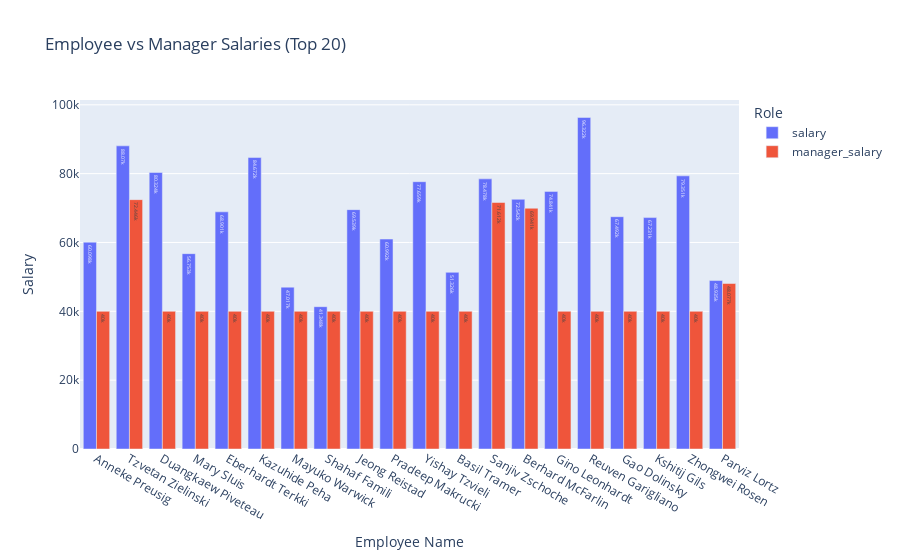

Write notebook code for a chart like this one.
### Code cell
# Create bar chart
fig = px.bar(
    df3,
    x='employee_name',  # Employee names as x-axis
    y=['salary', 'manager_salary'],  # Salaries as bars
    barmode='group',  # Grouped bars for comparison
    title='Employee vs Manager Salaries (Top 20)',
    labels={'value': 'Salary', 'variable': 'Role', 'employee_name': 'Employee Name'},
    text_auto=True
)

# Customize layout
fig.update_layout(
    xaxis_title='Employee Name',
    yaxis_title='Salary',
    legend_title='Role',
    height=600,  # Increase height for better readability
)

# Show the interactive plot
fig.show()

### Figure 1 — Plotly figure (JSON) as saved in the notebook; plotly's stock layout.template omitted (floating-point values rounded to 4 significant figures)
{"data": [{"alignmentgroup": "True", "hovertemplate": "Role=salary<br>Employee Name=%{x}<br>Salary=%{y}<extra></extra>", "legendgroup": "salary", "marker": {"color": "#636efa", "pattern": {"shape": ""}}, "name": "salary", "offsetgroup": "salary", "orientation": "v", "showlegend": true, "textposition": "auto", "texttemplate": "%{y}", "type": "bar", "visible": true, "x": ["Anneke Preusig", "Tzvetan Zielinski", "Duangkaew Piveteau", "Mary Sluis", "Eberhardt Terkki", "Kazuhide Peha", "Mayuko Warwick", "Shahaf Famili", "Jeong Reistad", "Pradeep Makrucki", "Yishay Tzvieli", "Basil Tramer", "Sanjiv Zschoche", "Berhard McFarlin", "Gino Leonhardt", "Reuven Garigliano", "Gao Dolinsky", "Kshitij Gils", "Zhongwei Rosen", "Parviz Lortz"], "xaxis": "x", "y": [60098, 88070, 80324, 56753, 68901, 84672, 47017, 41348, 69539, 60992, 77659, 51326, 78478, 72542, 74841, 96322, 67492, 67231, 79351, 48935], "yaxis": "y"}, {"alignmentgroup": "True", "hovertemplate": "Role=manager_salary<br>Employee Name=%{x}<br>Salary=%{y}<extra></extra>", "legendgroup": "manager_salary", "marker": {"color": "#EF553B", "pattern": {"shape": ""}}, "name": "manager_salary", "offsetgroup": "manager_salary", "orientation": "v", "showlegend": true, "textposition": "auto", "texttemplate": "%{y}", "type": "bar", "visible": true, "x": ["Anneke Preusig", "Tzvetan Zielinski", "Duangkaew Piveteau", "Mary Sluis", "Eberhardt Terkki", "Kazuhide Peha", "Mayuko Warwick", "Shahaf Famili", "Jeong Reistad", "Pradeep Makrucki", "Yishay Tzvieli", "Basil Tramer", "Sanjiv Zschoche", "Berhard McFarlin", "Gino Leonhardt", "Reuven Garigliano", "Gao Dolinsky", "Kshitij Gils", "Zhongwei Rosen", "Parviz Lortz"], "xaxis": "x", "y": [40000, 72446, 40000, 40000, 40000, 40000, 40000, 40000, 40000, 40000, 40000, 40000, 71612, 69941, 40000, 40000, 40000, 40000, 40000, 48077], "yaxis": "y"}], "layout": {"autosize": true, "barmode": "group", "legend": {"title": {"text": "Role"}, "tracegroupgap": 0}, "title": {"text": "Employee vs Manager Salaries (Top 20)"}, "xaxis": {"anchor": "y", "autorange": true, "domain": [0, 1], "range": [-0.5, 19.5], "title": {"text": "Employee Name"}, "type": "category"}, "yaxis": {"anchor": "x", "autorange": true, "domain": [0, 1], "range": [0, 101400.0], "title": {"text": "Salary"}, "type": "linear"}}}
